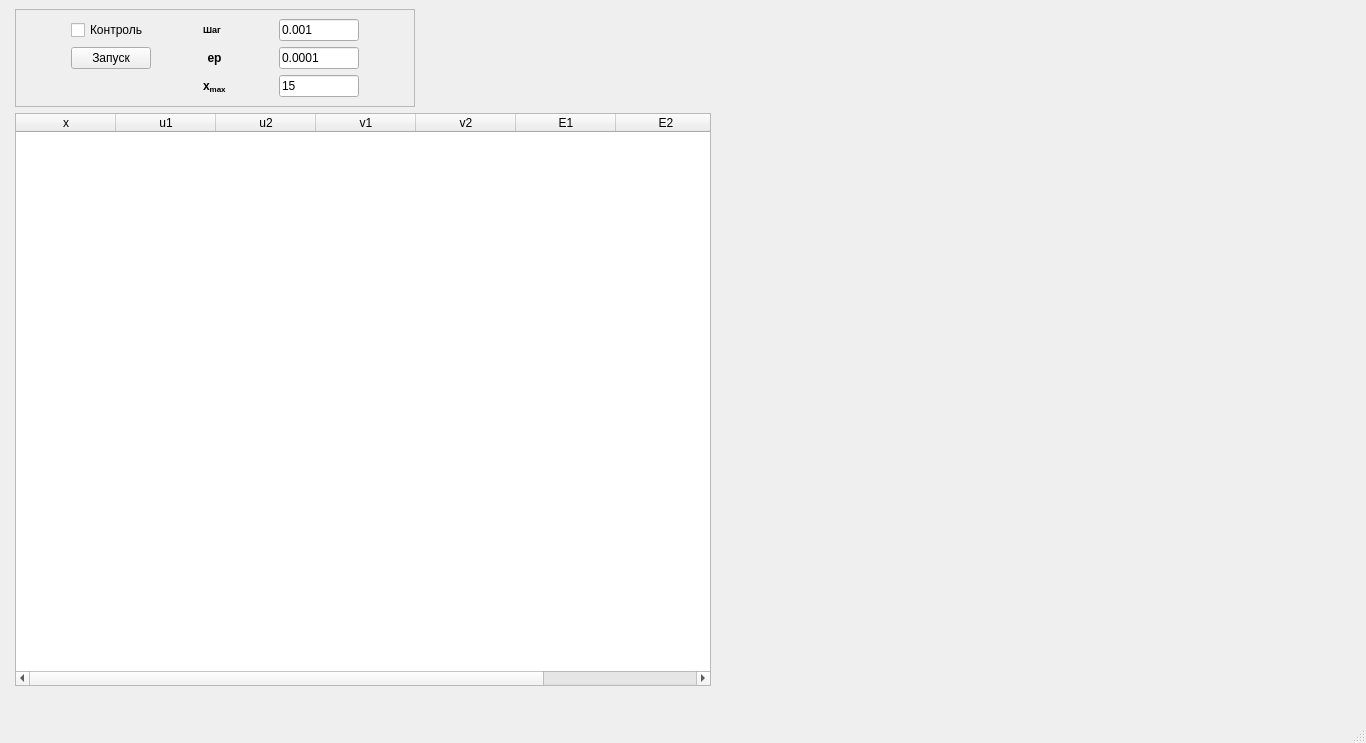
<?xml version="1.0" encoding="UTF-8"?>
<ui version="4.0">
 <class>MainWindow</class>
 <widget class="QMainWindow" name="MainWindow">
  <property name="geometry">
   <rect>
    <x>0</x>
    <y>0</y>
    <width>1366</width>
    <height>743</height>
   </rect>
  </property>
  <property name="windowTitle">
   <string>Жёсткая система, Рунге-Кутта 2 (16.61), Ноздрин</string>
  </property>
  <widget class="QWidget" name="centralwidget">
   <layout class="QGridLayout" name="gridLayout">
    <property name="leftMargin">
     <number>15</number>
    </property>
    <item row="1" column="0">
     <widget class="QTableWidget" name="table">
      <property name="maximumSize">
       <size>
        <width>800</width>
        <height>16777215</height>
       </size>
      </property>
      <property name="horizontalScrollMode">
       <enum>QAbstractItemView::ScrollPerPixel</enum>
      </property>
      <column>
       <property name="text">
        <string>x</string>
       </property>
      </column>
      <column>
       <property name="text">
        <string>u1</string>
       </property>
      </column>
      <column>
       <property name="text">
        <string>u2</string>
       </property>
      </column>
      <column>
       <property name="text">
        <string>v1</string>
       </property>
      </column>
      <column>
       <property name="text">
        <string>v2</string>
       </property>
      </column>
      <column>
       <property name="text">
        <string>E1</string>
       </property>
      </column>
      <column>
       <property name="text">
        <string>E2</string>
       </property>
      </column>
      <column>
       <property name="text">
        <string>ex(-0.01x)</string>
       </property>
      </column>
      <column>
       <property name="text">
        <string>ex(-1000x)</string>
       </property>
      </column>
     </widget>
    </item>
    <item row="3" column="2">
     <widget class="QLabel" name="system_label">
      <property name="maximumSize">
       <size>
        <width>800</width>
        <height>16777215</height>
       </size>
      </property>
      <property name="text">
       <string/>
      </property>
     </widget>
    </item>
    <item row="0" column="2" rowspan="3">
     <widget class="Mpl_widget" name="plot" native="true">
      <property name="minimumSize">
       <size>
        <width>640</width>
        <height>0</height>
       </size>
      </property>
      <property name="maximumSize">
       <size>
        <width>16777215</width>
        <height>16777215</height>
       </size>
      </property>
     </widget>
    </item>
    <item row="0" column="0">
     <widget class="QFrame" name="frame">
      <property name="maximumSize">
       <size>
        <width>400</width>
        <height>16777215</height>
       </size>
      </property>
      <property name="frameShape">
       <enum>QFrame::StyledPanel</enum>
      </property>
      <property name="frameShadow">
       <enum>QFrame::Raised</enum>
      </property>
      <layout class="QGridLayout" name="gridLayout_2">
       <item row="2" column="3">
        <widget class="QLabel" name="label_3">
         <property name="maximumSize">
          <size>
           <width>23</width>
           <height>16777215</height>
          </size>
         </property>
         <property name="text">
          <string>&lt;html&gt;&lt;head/&gt;&lt;body&gt;&lt;p align=&quot;center&quot;&gt;&lt;span style=&quot; font-weight:600;&quot;&gt;ep&lt;/span&gt;&lt;/p&gt;&lt;/body&gt;&lt;/html&gt;</string>
         </property>
        </widget>
       </item>
       <item row="0" column="3">
        <widget class="QLabel" name="label">
         <property name="maximumSize">
          <size>
           <width>35</width>
           <height>16777215</height>
          </size>
         </property>
         <property name="text">
          <string>&lt;html&gt;&lt;head/&gt;&lt;body&gt;&lt;p&gt;&lt;span style=&quot; font-size:7pt; font-weight:600;&quot;&gt;Шаг&lt;/span&gt;&lt;/p&gt;&lt;/body&gt;&lt;/html&gt;</string>
         </property>
        </widget>
       </item>
       <item row="2" column="7">
        <widget class="QLineEdit" name="eps_text_box">
         <property name="maximumSize">
          <size>
           <width>80</width>
           <height>16777215</height>
          </size>
         </property>
         <property name="text">
          <string>0.0001</string>
         </property>
         <property name="placeholderText">
          <string>0.0001</string>
         </property>
        </widget>
       </item>
       <item row="3" column="7">
        <widget class="QLineEdit" name="x_max_text_box">
         <property name="maximumSize">
          <size>
           <width>80</width>
           <height>16777215</height>
          </size>
         </property>
         <property name="text">
          <string>15</string>
         </property>
         <property name="placeholderText">
          <string>10</string>
         </property>
        </widget>
       </item>
       <item row="3" column="3">
        <widget class="QLabel" name="label_2">
         <property name="maximumSize">
          <size>
           <width>35</width>
           <height>16777215</height>
          </size>
         </property>
         <property name="text">
          <string>&lt;html&gt;&lt;head/&gt;&lt;body&gt;&lt;p&gt;&lt;span style=&quot; font-size:9pt; font-weight:600;&quot;&gt;x&lt;/span&gt;&lt;span style=&quot; font-size:9pt; font-weight:600; vertical-align:sub;&quot;&gt;max&lt;/span&gt;&lt;/p&gt;&lt;/body&gt;&lt;/html&gt;</string>
         </property>
        </widget>
       </item>
       <item row="0" column="1">
        <widget class="QCheckBox" name="step_control_check_box">
         <property name="maximumSize">
          <size>
           <width>100</width>
           <height>16777215</height>
          </size>
         </property>
         <property name="cursor">
          <cursorShape>PointingHandCursor</cursorShape>
         </property>
         <property name="text">
          <string>Контроль</string>
         </property>
        </widget>
       </item>
       <item row="2" column="1">
        <widget class="QPushButton" name="plot_btn">
         <property name="maximumSize">
          <size>
           <width>80</width>
           <height>16777215</height>
          </size>
         </property>
         <property name="cursor">
          <cursorShape>PointingHandCursor</cursorShape>
         </property>
         <property name="text">
          <string>Запуск</string>
         </property>
        </widget>
       </item>
       <item row="0" column="7">
        <widget class="QLineEdit" name="step_text_box">
         <property name="maximumSize">
          <size>
           <width>80</width>
           <height>16777215</height>
          </size>
         </property>
         <property name="text">
          <string>0.001</string>
         </property>
         <property name="placeholderText">
          <string>0.001</string>
         </property>
        </widget>
       </item>
      </layout>
     </widget>
    </item>
   </layout>
  </widget>
  <widget class="QMenuBar" name="menubar">
   <property name="geometry">
    <rect>
     <x>0</x>
     <y>0</y>
     <width>1366</width>
     <height>26</height>
    </rect>
   </property>
  </widget>
  <widget class="QStatusBar" name="statusbar"/>
 </widget>
 <customwidgets>
  <customwidget>
   <class>Mpl_widget</class>
   <extends>QWidget</extends>
   <header>mpl_widget.h</header>
   <container>1</container>
  </customwidget>
 </customwidgets>
 <resources/>
 <connections/>
</ui>
